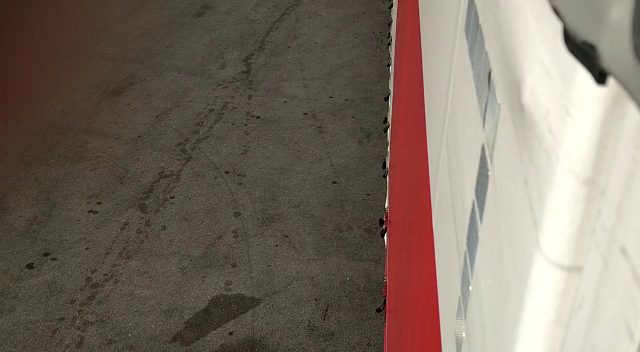
#> input picture frame 34 of video/4.mp4, 640 x 352 px, given in place of video.mjpg, which was not available
$ python CapturaMovimientoDIFF.py   (older library calls are emulated)
#> lines starting #> are read from the running program, lines starting #| are printed output that depends on the picture; after the words box and inside, x2 and y2 are one past the last pixel; in counts of white or black regions, pixels touching at a corner belong together; pictures that were not available may be replaced by others from this repository, and a replacement may not be noted
# Importar librerias
import numpy as np
import random as rng
from datetime import datetime, time
import cv2 as cv2

import imutils
import time


# TODO Line iterator para saber si mi bbox esta dentro de los pixeles de la linea

# Capturamos el video de una camara Web IP
url = "../video/4.mp4"
urlWebCam = "http://91.221.52.198:82/mjpg/video.mjpg"
urlWebCam1 = "http://93.87.72.254:8090/mjpg/video.mjpg"
cap = cv2.VideoCapture(urlWebCam1)

# Color del rectangulo
color = (0,0,0)
colorAzul  = (255,0,0)
colorVerde = (0,255,0)
colorRojo = (0,0,255)

# Grosor de figuras
grosor = 0
grosorNormal = 2
grosoAlerta = 3

# Posiciones de la linea de seguridad
x1 = 330
y1 = 0
x2 = 330
y2 = 380

# Tiempo que esta la persona en la zona de seguridad
zonaProhibida = False
currentMillis = 0
endMillis = 0
textoProhibido =  "Tiempo en zona de seguridad " , currentMillis

# Parametros de texto indicativo
font				   = cv2.FONT_HERSHEY_COMPLEX_SMALL
topLeftCornerOfText = (10,20)
topLeftCornerOfText1 = (10,50)
bottomLeftCornerOfText = (20,340)
fontScale			  = 0.5
fontColor			  = colorVerde
lineType			   = 1

# Texto a imprimir
textoSinPeligro = "Sin Peligro"
textoPeligro = "PELIGRO"
texto = textoSinPeligro

# Funcion para calucar la diferencia en segundos
def date_diff_in_Seconds(dt2, dt1):
	timedelta = dt2 - dt1
	return timedelta.days * 24 * 3600 + timedelta.seconds

# Capturar el tiempo actual
tiempoActual = 0
timeDiff = 0

# Frames a mostrar
FRAMES = 3
numFrames = 0

# Capturamos el primer frame
ret, current_frame = cap.read()
#> current_frame is the input picture: shape (352, 640, 3); mean B, G, R 99.8, 111.5, 123.8
previuos_frame = current_frame.copy()

while(1):

	numFrames = numFrames + 5
	if True:

		# Capturamos el tiempo actual
		tiempoActual = datetime.now()

		# Capturamos los frames sucesivos
		ret, current_frame = cap.read()
		copy = current_frame.copy()

		# Si el video termina
		if (not ret):
			break

		# Mostramos linea de seguridad, la mostramos en otra imagen junto con el cuadrado
		#cv2.line(current_frame, (x1, y1), (x2, y2), colorRojo, grosorNormal)

		# Calculamos la diferncia entre las dos imagenes.
		current_frame_gray = cv2.cvtColor(copy, cv2.COLOR_BGR2GRAY)
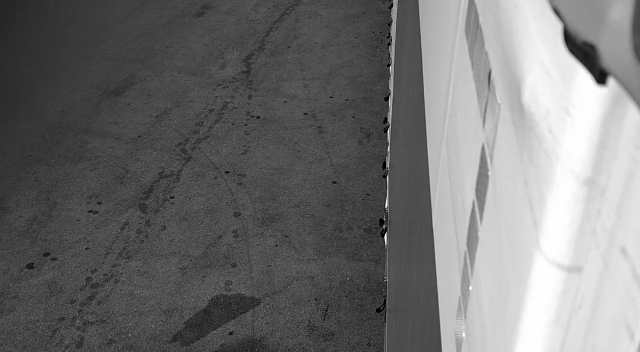
#> current_frame_gray: shape (352, 640); min 0, max 255, mean 113.8
		previuos_frame_gray = cv2.cvtColor(previuos_frame, cv2.COLOR_BGR2GRAY)

		#current_frame_gray = imutils.resize(current_frame_gray, width=min(400, current_frame.shape[1]))
		#previuos_frame_gray = imutils.resize(previuos_frame_gray, width=min(400, current_frame.shape[1]))

		#bg_img = cv2.medianBlur(dilated_img, 21)
		current_frame_gray = cv2.dilate(current_frame_gray, np.ones((11,11)), 5)
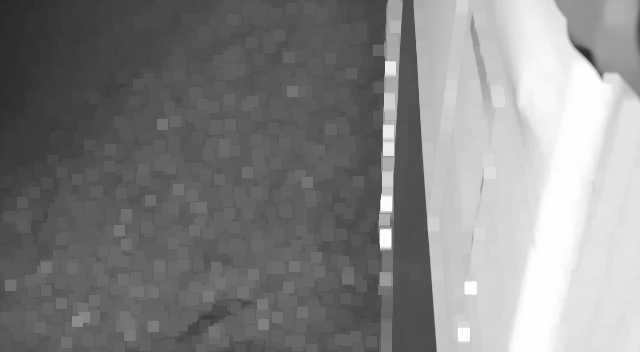
#> current_frame_gray: shape (352, 640); min 40, max 255, mean 131.9
		previuos_frame_gray = cv2.dilate(previuos_frame_gray, np.ones((11,11)), 5)

		frame_diff = cv2.absdiff(current_frame_gray, previuos_frame_gray)
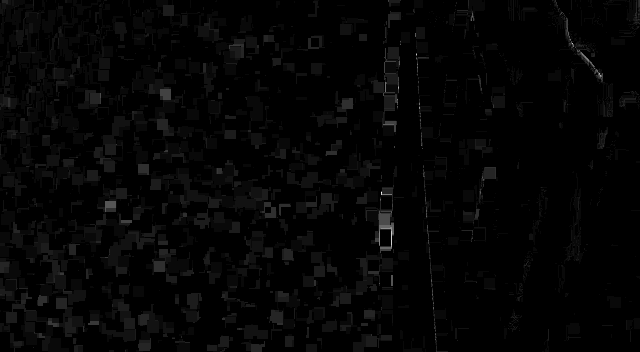
#> frame_diff: shape (352, 640); min 0, max 27, mean 0.5; drawn with min black and max white

		#frame_diff = cv2.erode(frame_diff, np.ones((11,11)), 5)


		# Buscamos los contornos
		frame_diff = cv2.GaussianBlur(frame_diff, (11, 11), 0)
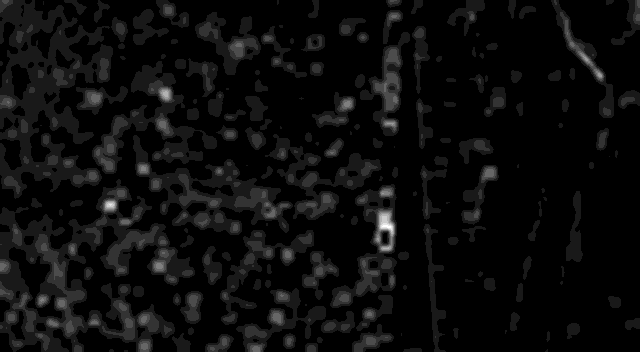
#> frame_diff: shape (352, 640); min 0, max 10, mean 0.481; drawn with min black and max white

		edges = cv2.inRange(frame_diff, 20, 255)
#> edges: shape (352, 640); every value is 0
		#frame_diff = cv2.adaptiveThreshold(frame_diff, 255, cv2.ADAPTIVE_THRESH_GAUSSIAN_C, cv2.THRESH_BINARY, 115, 1)
		#ret, frame_diff = cv2.threshold(frame_diff, 127, 255, 0)
		frame_diff = cv2.Canny(edges, 5, 10)
		_,contours,_ = cv2.findContours(frame_diff,cv2.RETR_EXTERNAL,cv2.CHAIN_APPROX_NONE)
#> contours = []

		# Miramos cada uno de los contornos y, si no es ruido, dibujamos su Bounding Box sobre la imagen original
		timeDiff = 0

		# Actualizamos
		if numFrames % 5 == 0:
			previuos_frame = copy


		for c in contours:
			if cv2.contourArea(c) >= 500:
				# Guardamos las dimensiones de la Bounding Box
				posicion_x,posicion_y,ancho,alto = cv2.boundingRect(c)

				if ancho >= 80 or alto >= 80:
					#Tiempo que esta en la zona
					if posicion_x + ancho >= x1 and posicion_x + ancho >= x2:
						color = colorRojo
						fontColor = colorRojo
						grosor = grosoAlerta
						texto = textoPeligro
						# El tiempo se actualiza cada vez que entramos a la zona de seguridad
						if not zonaProhibida:
							currentMillis = datetime.now()
						zonaProhibida = True

					else:
						color = colorVerde
						fontColor = colorVerde
						grosor = grosorNormal
						texto = textoSinPeligro
						zonaProhibida = False
						endMillis =  datetime.now()


			posicion_x,posicion_y,ancho,alto = cv2.boundingRect(c)
			cv2.rectangle(current_frame, (posicion_x,posicion_y), (posicion_x+ancho,posicion_y+alto), color, grosor) #Dibujamos la bounding box
#> this loop made 0 passes


		if zonaProhibida:
			#Mostramos texto indicativo
			endMillis =  datetime.now()
			timeDiff = date_diff_in_Seconds(endMillis, currentMillis)
			cv2.putText(current_frame,"{texto}".format(texto=texto), topLeftCornerOfText, cv2.FONT_HERSHEY_SIMPLEX, fontScale, fontColor, lineType) #Peligro
			cv2.putText(current_frame,"Tiempo dentro de la zona de seguridad: {time}".format(time=timeDiff), topLeftCornerOfText1, cv2.FONT_HERSHEY_SIMPLEX, fontScale, fontColor, lineType) #Peligro

		else:
			# Mostramos texto indicativos
			cv2.putText(current_frame, texto, topLeftCornerOfText, cv2.FONT_HERSHEY_SIMPLEX, fontScale, fontColor, lineType)

		cv2.putText(current_frame, str(tiempoActual), bottomLeftCornerOfText, cv2.FONT_HERSHEY_SIMPLEX, fontScale, colorAzul, lineType)
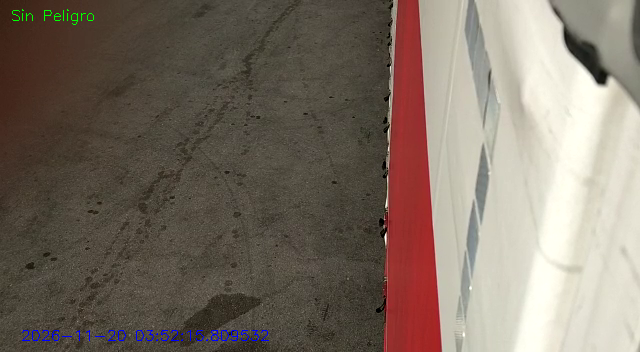
#> current_frame: shape (352, 640, 3); mean B, G, R 100.2, 111.5, 123.6


	#frame_diff = imutils.resize(frame_diff, width=min(400, current_frame.shape[1]))
	#current_frame = imutils.resize(current_frame, width=min(400, current_frame.shape[1]))
	# Mostramos las capturas
	#cv2.imshow('Frame Diff', frame_diff)
	cv2.imshow('Current_frame',current_frame)
	cv2.imshow('Frame Diff', frame_diff)


	# Sentencias para salir, pulsa 's' y sale
	k = cv2.waitKey(30) & 0xff
#> (key Esc is pressed here)
	if k == ord("s"):
		break

# Liberamos la camara y cerramos todas las ventanas
cap.release()
cv2.destroyAllWindows()

$ run again, starting later in the video
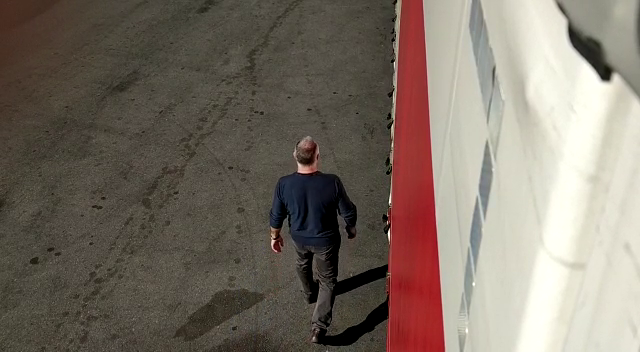
#> input picture frame 156 of video/4.mp4, 640 x 352 px, given in place of video.mjpg, which was not available
#> current_frame is the input picture: shape (352, 640, 3); mean B, G, R 101.9, 112.3, 123
#> `edges = cv2.inRange(frame_diff, 20, 255)`:
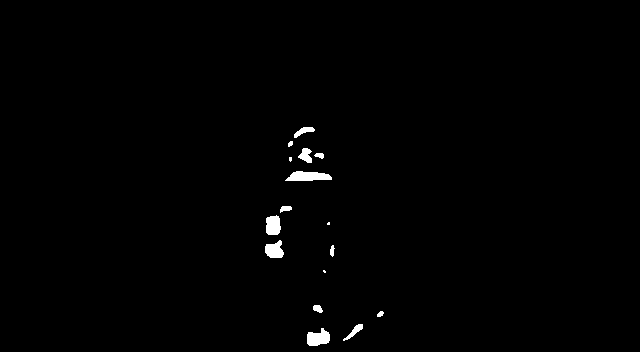
#> edges: shape (352, 640); 0.79% white; 16 white regions (3 under 20 px), largest, box (x1, y1, x2, y2) and area: (285, 171, 332, 181) 347, (307, 328, 330, 346) 296, (266, 215, 281, 235) 256
#> contours = 20 contours, 9 with area under 20; largest, box (x1, y1, x2, y2) and area: (285, 170, 332, 181) 338, (306, 327, 330, 346) 296, (265, 215, 281, 235) 253, (264, 240, 284, 258) 244, (298, 147, 312, 163) 135
#> the loop `for c in contours:` made 20 passes
#> `cv2.putText(current_frame, str(tiempoActual), bottomLeftCornerOfText, ..`:
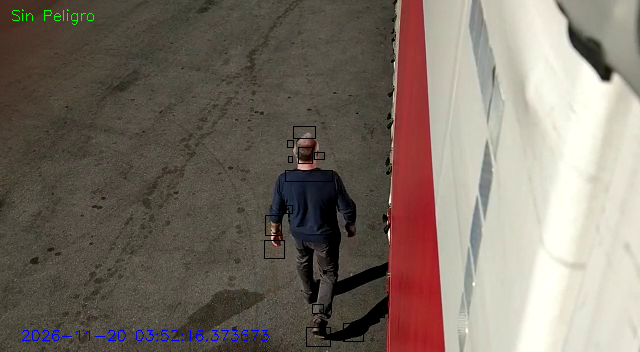
#> current_frame: shape (352, 640, 3); mean B, G, R 102.2, 112.2, 122.6

$ run again, starting later in the video
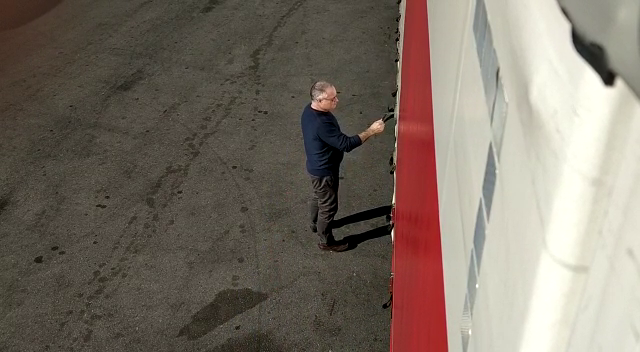
#> input picture frame 278 of video/4.mp4, 640 x 352 px, given in place of video.mjpg, which was not available
#> current_frame is the input picture: shape (352, 640, 3); mean B, G, R 102, 112.5, 123
#> `edges = cv2.inRange(frame_diff, 20, 255)`:
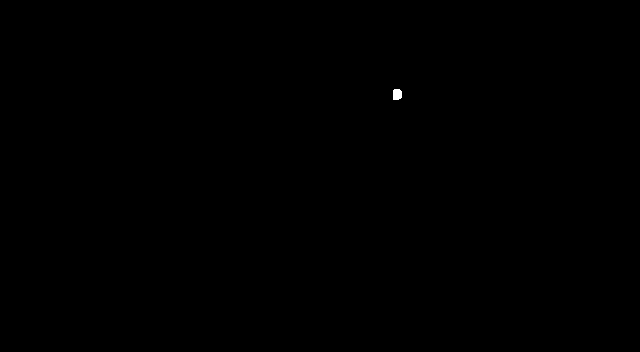
#> edges: shape (352, 640); 0.04% white; 1 white region, box (x1, y1, x2, y2) and area: (393, 89, 402, 100) 91
#> contours = 1 contour; box (x1, y1, x2, y2) and area: (392, 88, 402, 100) 90
#> the loop `for c in contours:` made 1 pass
#> `cv2.putText(current_frame, str(tiempoActual), bottomLeftCornerOfText, ..`:
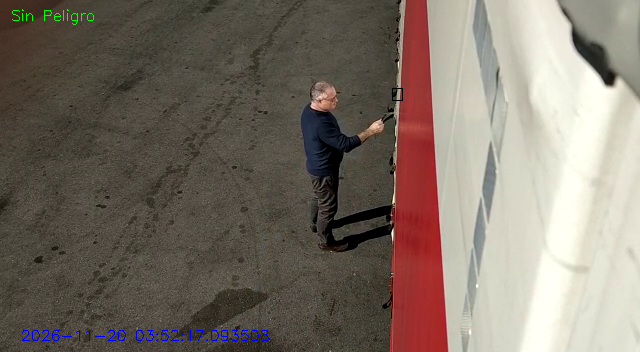
#> current_frame: shape (352, 640, 3); mean B, G, R 102.5, 112.6, 122.8
